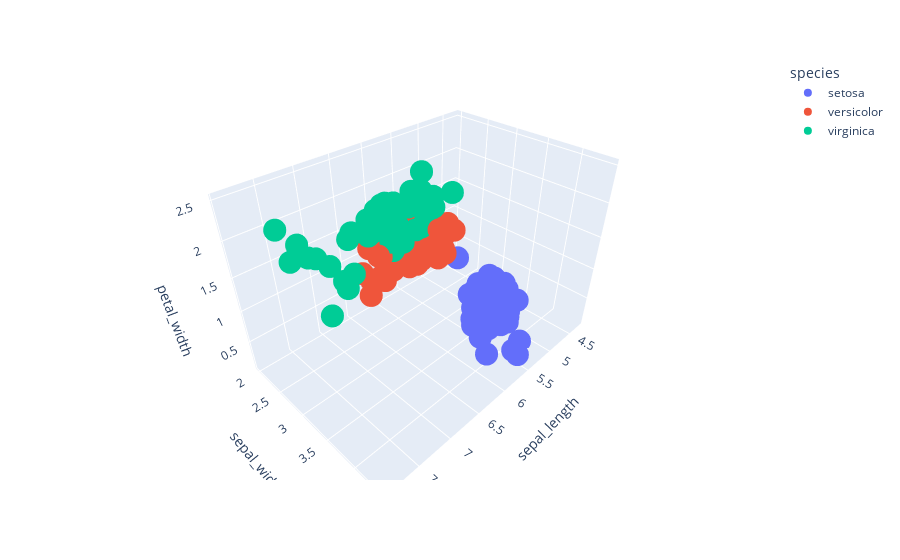

Write notebook code for a chart like this one.
### Code cell
fig_8=px.scatter_3d(df,x='sepal_length',y='sepal_width',z='petal_width',color='species')
fig_8.write_html('./output/fig_8.html')
fig_8

### Figure 1 — Plotly figure (JSON) as saved in the notebook; plotly's stock layout.template omitted (floating-point values rounded to 4 significant figures)
{"data": [{"hovertemplate": "species=setosa<br>sepal_length=%{x}<br>sepal_width=%{y}<br>petal_width=%{z}<extra></extra>", "legendgroup": "setosa", "marker": {"color": "#636efa", "symbol": "circle"}, "mode": "markers", "name": "setosa", "scene": "scene", "showlegend": true, "type": "scatter3d", "x": [5.1, 4.9, 4.7, 4.6, 5.0, 5.4, 4.6, 5.0, 4.4, 4.9, 5.4, 4.8, 4.8, 4.3, 5.8, 5.7, 5.4, 5.1, 5.7, 5.1, 5.4, 5.1, 4.6, 5.1, 4.8, 5.0, 5.0, 5.2, 5.2, 4.7, 4.8, 5.4, 5.2, 5.5, 4.9, 5.0, 5.5, 4.9, 4.4, 5.1, 5.0, 4.5, 4.4, 5.0, 5.1, 4.8, 5.1, 4.6, 5.3, 5.0], "y": [3.5, 3.0, 3.2, 3.1, 3.6, 3.9, 3.4, 3.4, 2.9, 3.1, 3.7, 3.4, 3.0, 3.0, 4.0, 4.4, 3.9, 3.5, 3.8, 3.8, 3.4, 3.7, 3.6, 3.3, 3.4, 3.0, 3.4, 3.5, 3.4, 3.2, 3.1, 3.4, 4.1, 4.2, 3.1, 3.2, 3.5, 3.6, 3.0, 3.4, 3.5, 2.3, 3.2, 3.5, 3.8, 3.0, 3.8, 3.2, 3.7, 3.3], "z": [0.2, 0.2, 0.2, 0.2, 0.2, 0.4, 0.3, 0.2, 0.2, 0.1, 0.2, 0.2, 0.1, 0.1, 0.2, 0.4, 0.4, 0.3, 0.3, 0.3, 0.2, 0.4, 0.2, 0.5, 0.2, 0.2, 0.4, 0.2, 0.2, 0.2, 0.2, 0.4, 0.1, 0.2, 0.2, 0.2, 0.2, 0.1, 0.2, 0.2, 0.3, 0.3, 0.2, 0.6, 0.4, 0.3, 0.2, 0.2, 0.2, 0.2]}, {"hovertemplate": "species=versicolor<br>sepal_length=%{x}<br>sepal_width=%{y}<br>petal_width=%{z}<extra></extra>", "legendgroup": "versicolor", "marker": {"color": "#EF553B", "symbol": "circle"}, "mode": "markers", "name": "versicolor", "scene": "scene", "showlegend": true, "type": "scatter3d", "x": [7.0, 6.4, 6.9, 5.5, 6.5, 5.7, 6.3, 4.9, 6.6, 5.2, 5.0, 5.9, 6.0, 6.1, 5.6, 6.7, 5.6, 5.8, 6.2, 5.6, 5.9, 6.1, 6.3, 6.1, 6.4, 6.6, 6.8, 6.7, 6.0, 5.7, 5.5, 5.5, 5.8, 6.0, 5.4, 6.0, 6.7, 6.3, 5.6, 5.5, 5.5, 6.1, 5.8, 5.0, 5.6, 5.7, 5.7, 6.2, 5.1, 5.7], "y": [3.2, 3.2, 3.1, 2.3, 2.8, 2.8, 3.3, 2.4, 2.9, 2.7, 2.0, 3.0, 2.2, 2.9, 2.9, 3.1, 3.0, 2.7, 2.2, 2.5, 3.2, 2.8, 2.5, 2.8, 2.9, 3.0, 2.8, 3.0, 2.9, 2.6, 2.4, 2.4, 2.7, 2.7, 3.0, 3.4, 3.1, 2.3, 3.0, 2.5, 2.6, 3.0, 2.6, 2.3, 2.7, 3.0, 2.9, 2.9, 2.5, 2.8], "z": [1.4, 1.5, 1.5, 1.3, 1.5, 1.3, 1.6, 1.0, 1.3, 1.4, 1.0, 1.5, 1.0, 1.4, 1.3, 1.4, 1.5, 1.0, 1.5, 1.1, 1.8, 1.3, 1.5, 1.2, 1.3, 1.4, 1.4, 1.7, 1.5, 1.0, 1.1, 1.0, 1.2, 1.6, 1.5, 1.6, 1.5, 1.3, 1.3, 1.3, 1.2, 1.4, 1.2, 1.0, 1.3, 1.2, 1.3, 1.3, 1.1, 1.3]}, {"hovertemplate": "species=virginica<br>sepal_length=%{x}<br>sepal_width=%{y}<br>petal_width=%{z}<extra></extra>", "legendgroup": "virginica", "marker": {"color": "#00cc96", "symbol": "circle"}, "mode": "markers", "name": "virginica", "scene": "scene", "showlegend": true, "type": "scatter3d", "x": [6.3, 5.8, 7.1, 6.3, 6.5, 7.6, 4.9, 7.3, 6.7, 7.2, 6.5, 6.4, 6.8, 5.7, 5.8, 6.4, 6.5, 7.7, 7.7, 6.0, 6.9, 5.6, 7.7, 6.3, 6.7, 7.2, 6.2, 6.1, 6.4, 7.2, 7.4, 7.9, 6.4, 6.3, 6.1, 7.7, 6.3, 6.4, 6.0, 6.9, 6.7, 6.9, 5.8, 6.8, 6.7, 6.7, 6.3, 6.5, 6.2, 5.9], "y": [3.3, 2.7, 3.0, 2.9, 3.0, 3.0, 2.5, 2.9, 2.5, 3.6, 3.2, 2.7, 3.0, 2.5, 2.8, 3.2, 3.0, 3.8, 2.6, 2.2, 3.2, 2.8, 2.8, 2.7, 3.3, 3.2, 2.8, 3.0, 2.8, 3.0, 2.8, 3.8, 2.8, 2.8, 2.6, 3.0, 3.4, 3.1, 3.0, 3.1, 3.1, 3.1, 2.7, 3.2, 3.3, 3.0, 2.5, 3.0, 3.4, 3.0], "z": [2.5, 1.9, 2.1, 1.8, 2.2, 2.1, 1.7, 1.8, 1.8, 2.5, 2.0, 1.9, 2.1, 2.0, 2.4, 2.3, 1.8, 2.2, 2.3, 1.5, 2.3, 2.0, 2.0, 1.8, 2.1, 1.8, 1.8, 1.8, 2.1, 1.6, 1.9, 2.0, 2.2, 1.5, 1.4, 2.3, 2.4, 1.8, 1.8, 2.1, 2.4, 2.3, 1.9, 2.3, 2.5, 2.3, 1.9, 2.0, 2.3, 1.8]}], "layout": {"legend": {"title": {"text": "species"}, "tracegroupgap": 0}, "margin": {"t": 60}, "scene": {"domain": {"x": [0, 1], "y": [0, 1]}, "xaxis": {"title": {"text": "sepal_length"}}, "yaxis": {"title": {"text": "sepal_width"}}, "zaxis": {"title": {"text": "petal_width"}}}}}
